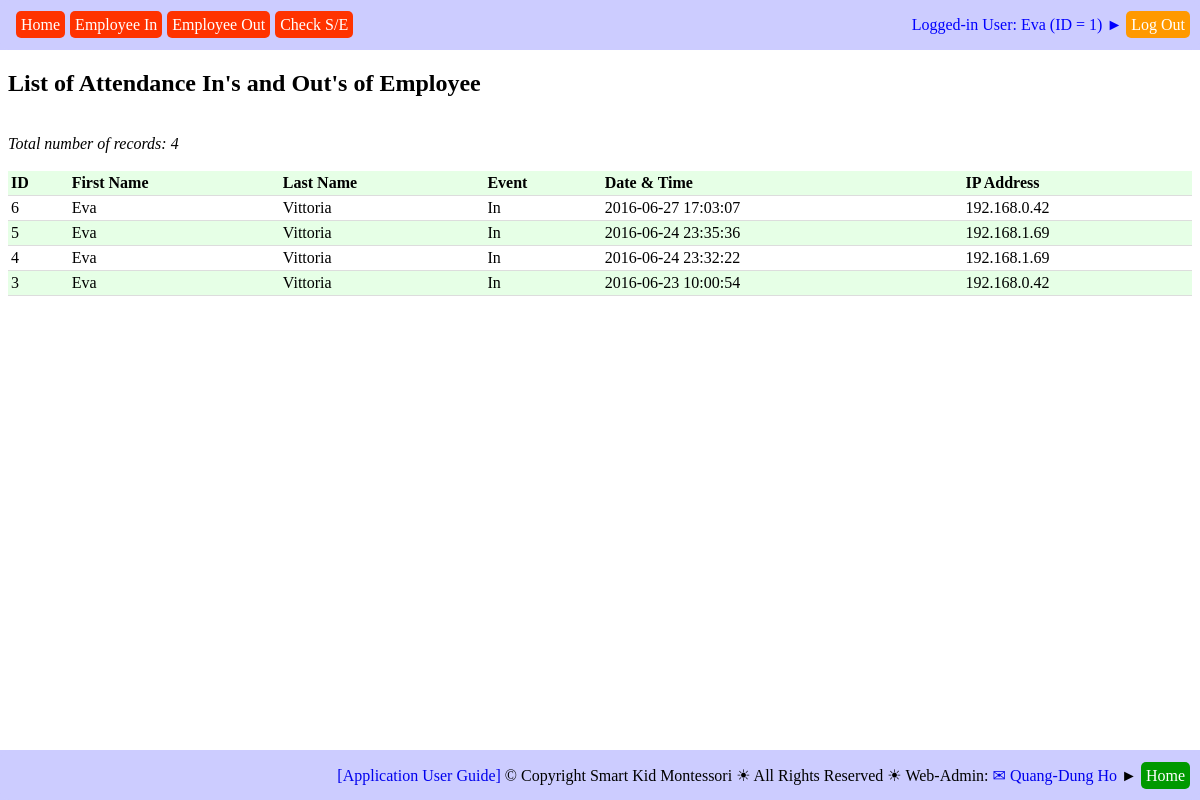
/report_employee_attendances.php (signed in), run on an earlier commit of the app's database.
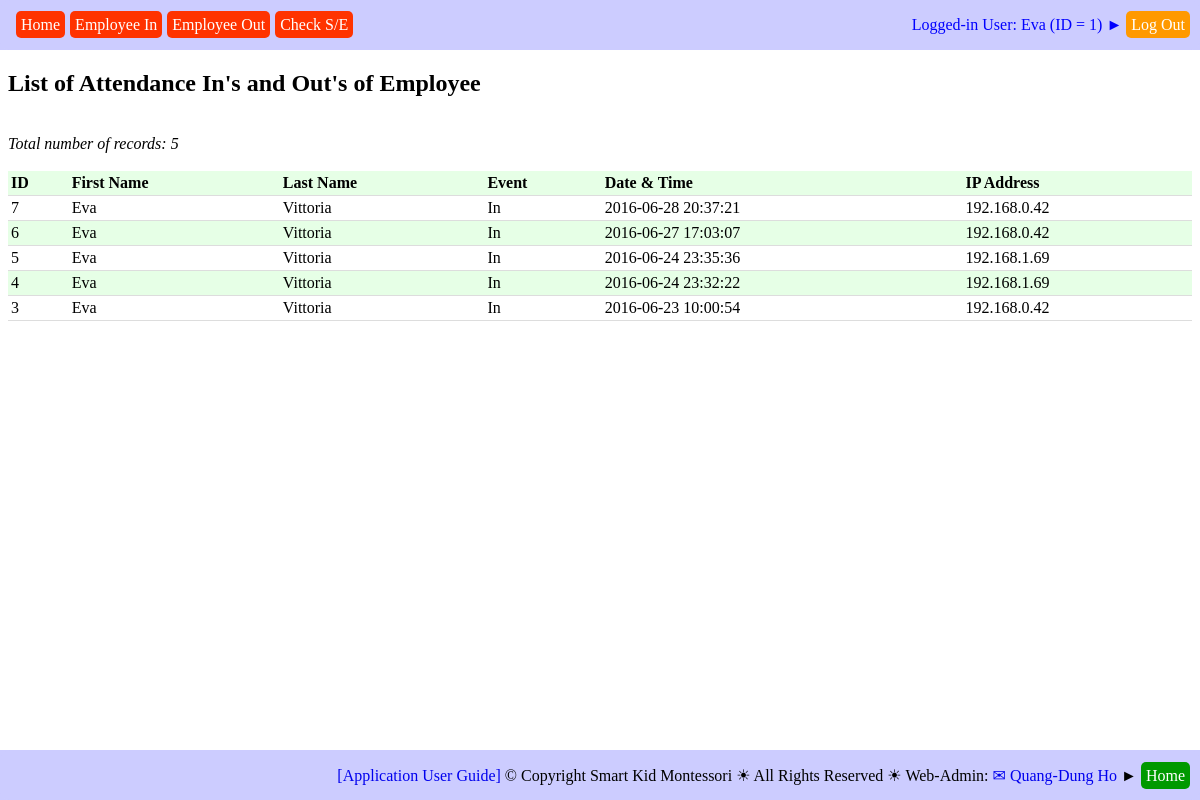
And on a later commit of the database.
### tables this page shows
CREATE TABLE `web_pages` (
  `PAGE_ID` int(11) NOT NULL,
  `TAG_CLASS` varchar(50) NOT NULL,
  `TYPE` varchar(20) NOT NULL,
  `HREF` varchar(500) NOT NULL,
  `ICON_URL` varchar(500) NOT NULL,
  `TITLE` varchar(200) NOT NULL,
  `TITLE_SHORT` varchar(200) NOT NULL,
  `STATUS` varchar(20) NOT NULL
);

CREATE TABLE `employee_attendances` (
  `EMP_ATT_ID` int(11) NOT NULL,
  `EMP_ID` int(11) NOT NULL,
  `EVENT_TYPE` varchar(5) NOT NULL,
  `DATE_TIME` datetime NOT NULL,
  `IP_ADDR` varchar(50) NOT NULL,
  `NOTES` text NOT NULL
);

CREATE TABLE `employees` (
  `EMP_ID` int(11) NOT NULL,
  `EMP_FIRST_NAME` varchar(50) NOT NULL,
  `EMP_LAST_NAME` varchar(25) NOT NULL,
  `EMP_BIRTHDATE` date NOT NULL,
  `EMP_SEX` varchar(1) NOT NULL,
  `EMP_PHOTO` varchar(50) NOT NULL,
  `EMP_ADDRESS` varchar(50) NOT NULL,
  `EMP_CITY` varchar(20) NOT NULL,
  `EMP_PROVINCE` varchar(20) NOT NULL,
  `EMP_POSTAL_CODE` varchar(10) NOT NULL,
  `EMP_COUNTRY` varchar(20) NOT NULL,
  `EMP_PHONE1` varchar(15) NOT NULL,
  `EMP_PHONE2` varchar(15) DEFAULT NULL,
  `EMP_EMAIL` varchar(50) NOT NULL,
  `EMP_HIRE_DATE` date NOT NULL,
  `EMP_END_DATE` date NOT NULL,
  `EMP_EDU_ID` int(11) NOT NULL,
  `EDU_DAYCARE_EXPERIENCE` tinyint(11) NOT NULL,
  `EDU_MONTESSORI_EXPERIENCE` tinyint(11) NOT NULL,
  `EMP_POST_ID1` int(11) NOT NULL,
  `EMP_POST_ID2` int(11) DEFAULT NULL,
  `EMP_BOSS_ID` int(11) DEFAULT NULL,
  `EMP_HOURLY_RATE` float NOT NULL,
  `EMP_PASSCODE` varchar(10) NOT NULL,
  `EMP_NOTES` text
);

### db_operations.php (called while the page is built, shortened)
<?php
require_once("sql_queries.php");
function insert_DB_QUERY_LOGS($user_name, $queryStrToDisplay)
{
	$queryStr = "INSERT INTO ";
		$queryStr = $queryStr . "DB_QUERY_LOGS(";
		$queryStr = $queryStr . "QUERY_STR";
		$queryStr = $queryStr . ", " . "USER_NAME";
		$queryStr = $queryStr . ", " . "DATE_TIME";
		$queryStr = $queryStr . ", " . "IP_ADDR";
		$queryStr = $queryStr . ")";
	$queryStr = $queryStr . " VALUES(";
		$queryStr = $queryStr . "'" . $queryStrToDisplay .  "'";
		$queryStr = $queryStr . ", " . "'" . $user_name . "'";
		$queryStr = $queryStr . ", " . "NOW()";
		$queryStr = $queryStr . ", " . "'" . get_client_ip() .  "'";
		$queryStr = $queryStr . ")";
	$queryStr = $queryStr . ";";
	$result = getResult($queryStr);
	return ($result);
}
function employeeIsAuthorizedThisPage($emp_id, $page_url, $debug_on)
{
	$queryStr = 'SELECT ';
		$queryStr = $queryStr . 'HREF';
	$queryStr = $queryStr . ' FROM ';
		$queryStr = $queryStr . 'WEB_PAGES';
	$queryStr = $queryStr . ' WHERE ';
		$queryStr = $queryStr . '(PAGE_ID IN
									(SELECT PAGE_ID FROM EMPLOYEE_WEBPAGE
										WHERE EMP_ID = ' . $emp_id . ')) AND ';
		$queryStr = $queryStr . '(WEB_PAGES.STATUS = "active")';
		$queryStr = $queryStr . ';';
	$result = getResult($queryStr);
	$resultRows = mysqli_num_rows($result);
	for ($row = 0; $row < $resultRows; $row++)
	{
		$currentRow = mysqli_fetch_row($result);
		if (strpos($page_url, $currentRow[0]) !== false)
		{
			return (true);
		}
	}
	return (false);
}
function getTabsOfPage($this_page_url, $debug_on)
{
	$queryStr = 'SELECT ';
		$queryStr = $queryStr .'HREF';
		$queryStr = $queryStr . ', ' . 'TITLE_SHORT';
	$queryStr = $queryStr . ' FROM ';
		$queryStr = $queryStr . 'WEB_PAGES';
	$queryStr = $queryStr . ' WHERE ';
		$queryStr = $queryStr . 'PAGE_ID IN';
		$queryStr = $queryStr . '(';
			$queryStr = $queryStr . 'SELECT ';
				$queryStr = $queryStr . 'TAB_PAGE_ID';
			$queryStr = $queryStr . ' FROM ';
				$queryStr = $queryStr . 'PAGE_TABS';
			$queryStr = $queryStr . ' WHERE ';
				$queryStr = $queryStr . 'PAGE_ID IN';
				$queryStr = $queryStr . '(';
					$queryStr = $queryStr . 'SELECT ';
						$queryStr = $queryStr . 'PAGE_ID';
					$queryStr = $queryStr . ' FROM ';
						$queryStr = $queryStr . 'WEB_PAGES';
					$queryStr = $queryStr . ' WHERE ';
						$queryStr = $queryStr . '(INSTR("' . $this_page_url .'", HREF) > 0)';
					$queryStr = $queryStr . ')';
				$queryStr = $queryStr . ')';
	$queryStr = $queryStr . ';';
	$result = getResult($queryStr);
	return ($result);
}
function report_EMPLOYEE_ATTENDANCES($emp_id, $debug_on)
{
	$queryStr = 'SELECT  ';
		$queryStr = $queryStr . 'EMPLOYEE_ATTENDANCES.EMP_ATT_ID';
		$queryStr = $queryStr . ', ' . 'EMPLOYEES.EMP_FIRST_NAME';
		$queryStr = $queryStr . ', ' . 'EMPLOYEES.EMP_LAST_NAME';
		$queryStr = $queryStr . ', ' . 'EMPLOYEE_ATTENDANCES.EVENT_TYPE';
		$queryStr = $queryStr . ', ' . 'EMPLOYEE_ATTENDANCES.DATE_TIME';
		$queryStr = $queryStr . ', ' . 'EMPLOYEE_ATTENDANCES.IP_ADDR';
	$queryStr = $queryStr . ' FROM ';
		$queryStr = $queryStr . 'EMPLOYEE_ATTENDANCES';
		$queryStr = $queryStr . ', ' . 'EMPLOYEES';
	$queryStr = $queryStr . ' WHERE ';
		$queryStr = $queryStr . 'EMPLOYEE_ATTENDANCES.EMP_ID=' .  $emp_id;
		$queryStr = $queryStr . ' AND ' . 'EMPLOYEE_ATTENDANCES.EMP_ID=' . 'EMPLOYEES.EMP_ID';
		$queryStr = $queryStr . ' ORDER BY ' . 'EMPLOYEE_ATTENDANCES.DATE_TIME DESC';
	$queryStr = $queryStr . ';';
	$result = getResult($queryStr);
	$fieldHeaderStr = array (
		0 => 'ID',
		1 => 'First Name',
		2 => 'Last Name',
		3 => 'Event',
		4 => 'Date & Time',
		5 => 'IP Address',
		);
	populateResultToTable($result, $fieldHeaderStr);
}
function get_client_ip() {
    $ipaddress = '';
    if (isset($_SERVER['HTTP_CLIENT_IP']) && ($_SERVER['HTTP_CLIENT_IP']))
        $ipaddress = $_SERVER['HTTP_CLIENT_IP'];
    else if (isset($_SERVER['HTTP_X_FORWARDED_FOR']) && ($_SERVER['HTTP_X_FORWARDED_FOR']))
        $ipaddress = $_SERVER['HTTP_X_FORWARDED_FOR'];
    else if (isset($_SERVER['HTTP_X_FORWARDED']) && ($_SERVER['HTTP_X_FORWARDED']))
        $ipaddress = $_SERVER['HTTP_X_FORWARDED'];
    else if (isset($_SERVER['HTTP_FORWARDED_FOR']) && ($_SERVER['HTTP_FORWARDED_FOR']))
        $ipaddress = $_SERVER['HTTP_FORWARDED_FOR'];
    else if (isset($_SERVER['HTTP_FORWARDED']) && ($_SERVER['HTTP_FORWARDED']))
        $ipaddress = $_SERVER['HTTP_FORWARDED'];
    else if (isset($_SERVER['REMOTE_ADDR']) && ($_SERVER['REMOTE_ADDR']))
        $ipaddress = $_SERVER['REMOTE_ADDR'];
    else
        $ipaddress = 'unknown';
    return $ipaddress;
}
?>

### sql_queries.php (the view, shortened to what this page needs)
<?php
	function connectDB()
	{
		$db_hostname = "localhost";
		$db_name     = "montessori";
		$db_username = "root";
		$db_password = "";
		$db = mysqli_connect($db_hostname, $db_username, $db_password, $db_name);
		return ($db);
	}
	function getResult($query)
	{
		$db = connectDB();
		$result = mysqli_query($db, $query);
		return ($result);
	}
	function populateResultToTable($result, $fieldHeaderStr)
	{
		$resultRows = mysqli_num_rows($result);
		$resultFields = mysqli_num_fields($result);
		echo '<br/><i>Total number of records: ' . $resultRows . '</i><br/><br/>';
		echo '<table>';
		echo '<tr>';
		for ($fd = 0; $fd < $resultFields; $fd++)
		{
			echo '<th>' . $fieldHeaderStr[$fd] . '</th>';
		}
 		echo '</tr>';
		for ($row = 0; $row < $resultRows; $row++)
		{
			$currentRow = mysqli_fetch_row($result);
			echo '<tr>';
			for ($fd = 0; $fd < $resultFields; $fd++)
			{
				echo '<td>' . $currentRow[$fd] . '</td>';
			}
			echo '</tr>';
		}
		echo '</table>';
	}
?>

### report_employee_attendances.php (shortened to what this page needs)
<!DOCTYPE html>
<html>
<head>
	<link rel="stylesheet" type="text/css" href="db_tables.css">
	<link rel="stylesheet" type="text/css" href="common.css">
</head>
<body>
<?php
	include 'header_log_in_out.php';
?>
<div id="main">
<h2>List of Attendance In's and Out's of Employee</h2>
<?php
if (isset($_SESSION['LoggedIn_EMP_ID']))
{
	require_once("db_operations.php");
	report_EMPLOYEE_ATTENDANCES($_SESSION['LoggedIn_EMP_ID'], true);
}
else
{
	echo 'Something is wrong with $_SESSION["LoggedIn_EMP_ID"])';
}
?>
</div>
<?php
	include 'footer.php';
?>
</body>
</html>

### header_log_in_out.php (shortened to what this page needs)
<header style="
    		position: fixed;
    		top: 0;
    		left: 0;
    		right: 0;
    		background-color: rgb(204, 204, 255);"
>
<div style="
	display: table;
	height: 30px;
    width: 100%;
    margin: 0px;
    background-color: rgb(204, 204, 255);
    border-radius: 10px;
    text-align: right;">
	<div style="
		display: table-cell;
		height: 30px;
    	width: 100%;
    	padding: 10px;
    	vertical-align: middle;">
	<?php
	if (isset($_SESSION['LoggedIn_EMP_ID']) &&
    	isset($_SESSION['LoggedIn_EMP_NAME']))
	{
		$emp_id = $_SESSION['LoggedIn_EMP_ID'];
		$emp_name = $_SESSION['LoggedIn_EMP_NAME'];
		$this_page_url = $_SERVER["PHP_SELF"];
		require_once("db_operations.php");
		if (employeeIsAuthorizedThisPage($emp_id, $this_page_url, true) === true)
		{
			echo '<font color="blue">';
			echo 'Logged-in User: ' . $emp_name .
					' (ID = ' . $emp_id . ')' . ' &#9658; ';
			echo ' <a href="logout.php" style="background-color: rgb(255, 153, 0); color: white; text-decoration: none; padding: 5px; border-radius: 5px">Log Out</a>';
			echo '</font>';
			include 'tab_header.php';
		}
	}
	?>
	</div>
</div>
</header>

### tab_header.php
<div style="
    		position: fixed;
    		height: 20px;
 		   	width: 50%;
    		top: 7px;
    		left: 6px;
    		right: 0;
    		background-color: transparent;"
>
<div style="
	display: table;
	height: 26px;
    width: 100%;
    margin: 0px;
    background-color: transparent;
    border-radius: 10px;
    text-align: left">
	<div style="
		display: table-cell;
		height: 26px;
    	width: 100%;
    	padding: 5px;
    	vertical-align: middle;">
	<?php
	require_once("db_operations.php");
	$tabs = getTabsOfPage($_SERVER["PHP_SELF"], true);
	$tabNum = mysqli_num_rows($tabs);
	for ($row = 0; $row < $tabNum; $row++)
	{
		$currentTab = mysqli_fetch_row($tabs);
		echo '<a href="' . $currentTab[0] . '" style="background-color: rgb(255, 51, 0); color: white; text-decoration: none; padding: 5px; margin-left: 5px; border-radius: 5px">' . $currentTab[1] . '</a>';
	}
	?>
	</div>
</div>
</div>

### footer.php
<footer style="
    		position: fixed;
    		bottom: 0;
    		left: 0;
    		right: 0;
    		background-color: rgb(204, 204, 255);"
>
<div style="
		display: table;
		height: 30px;
	    width: 100%;
    	margin: 0px;
    	background-color: rgb(204, 204, 255);
    	border-radius: 10px;
    	text-align: right;">
	<div style="
		display: table-cell;
		height: 30px;
    	width: 100%;
    	padding: 10px;
    	vertical-align: middle;">
    	<a href="help_main.php" target="_new">[Application User Guide] </a>
		&copy; Copyright Smart Kid Montessori &#9728; All Rights Reserved &#9728; Web-Admin: <a href="mailto:hoquangdung@yahoo.com"> &#9993; Quang-Dung Ho</a>
		<?php
		if ((strpos($_SERVER["PHP_SELF"], "/montessori/index.php") === false) &&
			(strpos($_SERVER["PHP_SELF"], "/montessori/login.php") === false))
		{
			echo '  &#9658; <a href="index.php" style="';
			echo 'background-color: rgb(0, 153, 0);';
			echo 'color: white;';
			echo 'text-decoration: none;';
			echo 'padding: 5px;';
			echo 'border-radius: 5px"';
			echo '>Home</a>';
		}
		?>
	</div>
</div>
</footer>

### db_tables.css (style rules this page uses)
table { border-collapse: collapse; width: 100%; }
th, td { padding: 3px; text-align: left; border-bottom: 1px solid #ddd; }
tr:nth-child(odd) { background-color: rgb(230, 255, 230); }

### common.css (style rules this page uses)
div#main { margin-top: 70px; margin-bottom: 70px; }
a { text-decoration: none; }

What changed in the data, as far as the page shows it:
added employee_attendances: EMP_ATT_ID "7", EVENT_TYPE "In", DATE_TIME "2016-06-28 20:37:21", IP_ADDR "192.168.0.42"
Also different on the page:
$resultRows: "4" → "5"
new list line: "6 2016-06-27 17:03:07 192.168.0.42"
new list line: "5 2016-06-24 23:35:36"
new list line: "4 2016-06-24 23:32:22 192.168.1.69"
new list line: "3 In 2016-06-23 10:00:54 192.168.0.42"
new list line: "Eva Vittoria"
list line gone: "6 2016-06-27 17:03:07"
list line gone: "5 2016-06-24 23:35:36 192.168.1.69"
list line gone: "4 2016-06-24 23:32:22"
list line gone: "3 2016-06-23 10:00:54 192.168.0.42"
